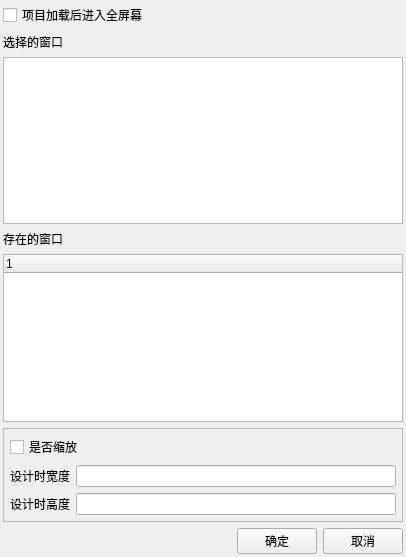
<?xml version="1.0" encoding="UTF-8"?>
<ui version="4.0">
 <class>CLaunchConfigWidget</class>
 <widget class="QWidget" name="CLaunchConfigWidget">
  <property name="geometry">
   <rect>
    <x>0</x>
    <y>0</y>
    <width>406</width>
    <height>557</height>
   </rect>
  </property>
  <property name="sizePolicy">
   <sizepolicy hsizetype="Preferred" vsizetype="Maximum">
    <horstretch>0</horstretch>
    <verstretch>0</verstretch>
   </sizepolicy>
  </property>
  <property name="windowTitle">
   <string>图形窗体选择</string>
  </property>
  <layout class="QVBoxLayout" name="verticalLayout_4">
   <property name="spacing">
    <number>6</number>
   </property>
   <property name="leftMargin">
    <number>3</number>
   </property>
   <property name="topMargin">
    <number>3</number>
   </property>
   <property name="rightMargin">
    <number>3</number>
   </property>
   <property name="bottomMargin">
    <number>3</number>
   </property>
   <item>
    <widget class="QCheckBox" name="checkBoxFullScreen">
     <property name="text">
      <string>项目加载后进入全屏幕</string>
     </property>
    </widget>
   </item>
   <item>
    <layout class="QVBoxLayout" name="verticalLayout">
     <property name="sizeConstraint">
      <enum>QLayout::SetDefaultConstraint</enum>
     </property>
     <item>
      <widget class="QLabel" name="label">
       <property name="text">
        <string>选择的窗口</string>
       </property>
      </widget>
     </item>
     <item>
      <widget class="QListWidget" name="listWidgetSelected">
       <property name="sizePolicy">
        <sizepolicy hsizetype="Expanding" vsizetype="Preferred">
         <horstretch>0</horstretch>
         <verstretch>0</verstretch>
        </sizepolicy>
       </property>
       <property name="maximumSize">
        <size>
         <width>16777215</width>
         <height>200</height>
        </size>
       </property>
      </widget>
     </item>
    </layout>
   </item>
   <item>
    <layout class="QVBoxLayout" name="verticalLayout_2">
     <item>
      <widget class="QLabel" name="label_2">
       <property name="text">
        <string>存在的窗口</string>
       </property>
      </widget>
     </item>
     <item>
      <widget class="QTreeWidget" name="treeWidgetForm">
       <column>
        <property name="text">
         <string notr="true">1</string>
        </property>
       </column>
      </widget>
     </item>
    </layout>
   </item>
   <item>
    <widget class="QFrame" name="frame">
     <property name="frameShape">
      <enum>QFrame::StyledPanel</enum>
     </property>
     <property name="frameShadow">
      <enum>QFrame::Raised</enum>
     </property>
     <layout class="QVBoxLayout" name="verticalLayout_3">
      <property name="leftMargin">
       <number>6</number>
      </property>
      <property name="topMargin">
       <number>6</number>
      </property>
      <property name="rightMargin">
       <number>6</number>
      </property>
      <property name="bottomMargin">
       <number>6</number>
      </property>
      <item>
       <widget class="QCheckBox" name="checkBoxScale">
        <property name="text">
         <string>是否缩放</string>
        </property>
       </widget>
      </item>
      <item>
       <layout class="QHBoxLayout" name="horizontalLayout_2">
        <item>
         <widget class="QLabel" name="label_3">
          <property name="text">
           <string>设计时宽度</string>
          </property>
         </widget>
        </item>
        <item>
         <widget class="QLineEdit" name="lineEditWidth"/>
        </item>
       </layout>
      </item>
      <item>
       <layout class="QHBoxLayout" name="horizontalLayout_3">
        <item>
         <widget class="QLabel" name="label_4">
          <property name="text">
           <string>设计时高度</string>
          </property>
         </widget>
        </item>
        <item>
         <widget class="QLineEdit" name="lineEditHeight"/>
        </item>
       </layout>
      </item>
     </layout>
    </widget>
   </item>
   <item>
    <layout class="QHBoxLayout" name="horizontalLayout">
     <item>
      <spacer name="horizontalSpacer">
       <property name="orientation">
        <enum>Qt::Horizontal</enum>
       </property>
       <property name="sizeHint" stdset="0">
        <size>
         <width>40</width>
         <height>20</height>
        </size>
       </property>
      </spacer>
     </item>
     <item>
      <widget class="QPushButton" name="pushButtonOk">
       <property name="text">
        <string>确定</string>
       </property>
      </widget>
     </item>
     <item>
      <widget class="QPushButton" name="pushButtonCancel">
       <property name="text">
        <string>取消</string>
       </property>
      </widget>
     </item>
    </layout>
   </item>
  </layout>
 </widget>
 <resources/>
 <connections/>
</ui>
